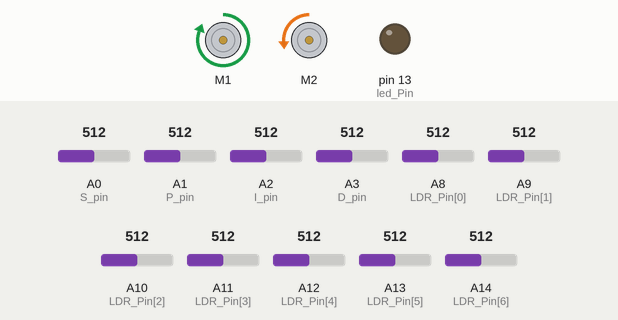
The sketch below on a simulated Arduino Mega 2560, built with avr-gcc and run on an emulated ATmega2560. On the bench: 2 × DC motor (green arrow = forward, orange = backward, longer = faster), output pins drawn as LEDs (lit = HIGH). Inputs (shaded band) come from the test bench; at power-on: A0 (S_pin) = 512, A1 (P_pin) = 512, A8 (LDR_Pin[0]) = 512, A9 (LDR_Pin[1]) = 512, A2 (I_pin) = 512, A3 (D_pin) = 512, A10 (LDR_Pin[2]) = 512, A11 (LDR_Pin[3]) = 512, A12 (LDR_Pin[4]) = 512, A13 (LDR_Pin[5]) = 512, A14 (LDR_Pin[6]) = 512.

Above: at 5.2 s.
5.3 s: A0 (S_pin) set to 716
At 6.1 s:
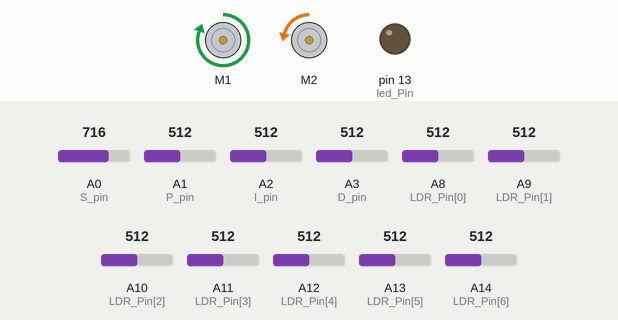
6.8 s: A1 (P_pin) set to 716
At 7.4 s:
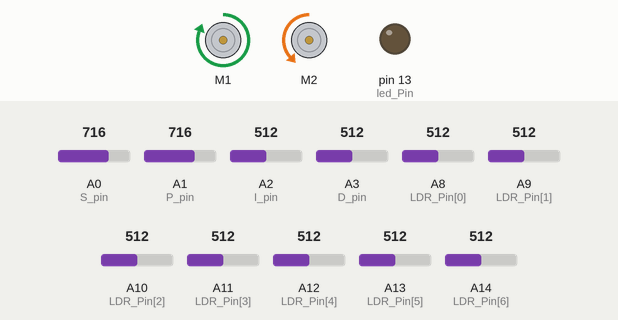
8.3 s: A8 (LDR_Pin[0]) set to 503
At 9.4 s:
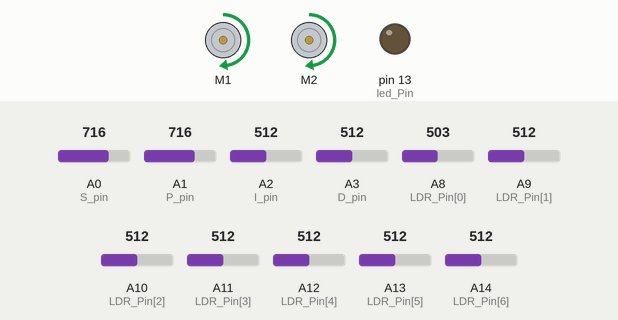
9.8 s: A0 (S_pin) set to 992
At 10.8 s:
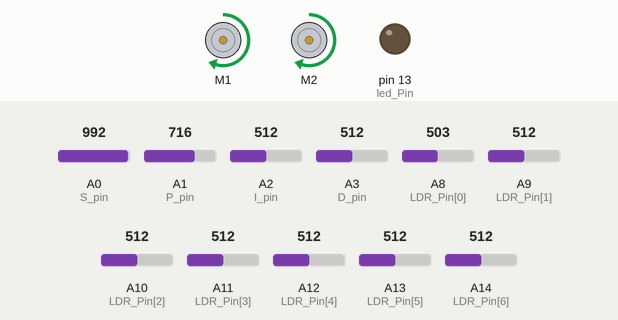
11.3 s: A9 (LDR_Pin[1]) set to 495
At 12.1 s:
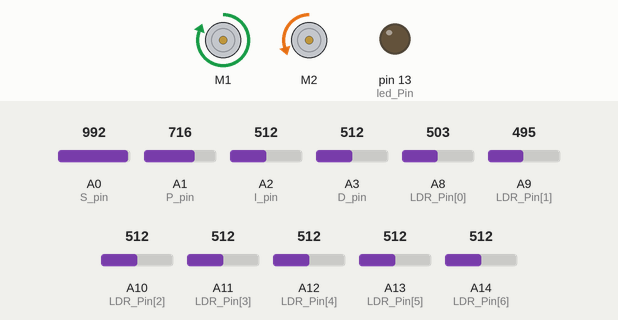
12.8 s: A8 (LDR_Pin[0]) set to 716
At 13.5 s:
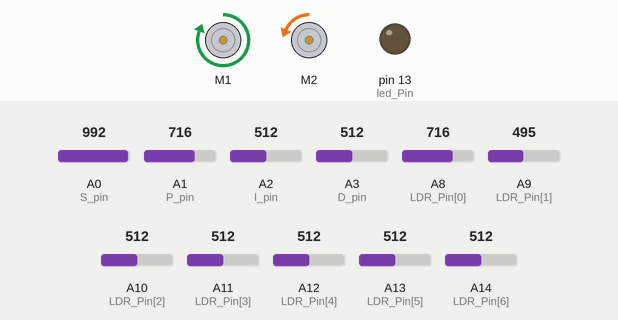
Timing chart, 0 to 15.3 s (numbered marks = the images above; inputs shaded):
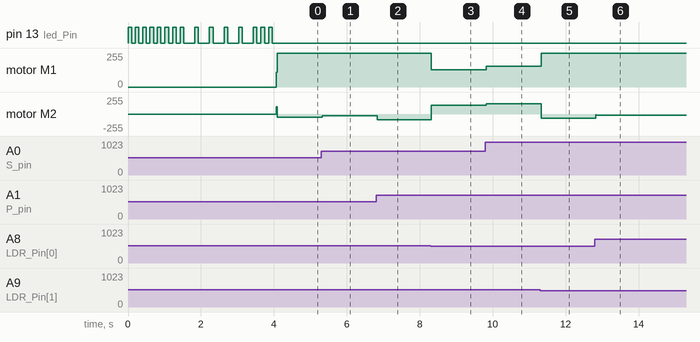

The sketch:

10_5_line_follower_code.ino
```cpp
/* ************************************************************************************************* */
// * ECE 5 Lab 4 Code: Line Following Robot with PID * //
/* ************************************************************************************************* */
// This is code for your PID controlled line following robot.
//
//
//
//
// Code Table of Contents
  // 1) Declare Variables - declares many variables as global variables so each variable can be accessed from every function
  // 2) Setup (Main) - runs once at beginning when you press button on arduino or motor drive or when you open serial monitor
  // 3) Loop (Main) - loops forever calling on a series of functions
  // 4) Calibration - makes white = 0 and black = 100 (a few seconds to prep, a few seconds on white, a few seconds to move to black, a few seconds of black)
  // 5) Read Potentiometers - reads each potentiometer
  // 6) Run Motors - runs motors
  // 7) Read Photoresistors - reads each photoresistor
  // 8) Calculate Error - calculate error from photoresistor readings
  // 9) PID Turn - takes the error and implements PID control
  // 10) Print - used for debugging but can comment out when not debugging because it slows down program

// ************************************************************************************************* //
// Declare Variables

// Variables and Libaries for Motor
  #include <Wire.h>
  #include <Adafruit_MotorShield.h>

  Adafruit_MotorShield AFMS = Adafruit_MotorShield();
  Adafruit_DCMotor *Motor1 = AFMS.getMotor(1); // you may switch 1 with 2 if needed (if you see motors responding to error in the opposite way they should be.
  Adafruit_DCMotor *Motor2 = AFMS.getMotor(2);

  int M1Sp = 60, M2Sp = 60; // this is the nominal speed for the motors when not using potentiometer
  int M1SpeedtoMotor, M2SpeedtoMotor;

// Variables for Potentiometer
  const int S_pin = A0; //proportional control
  const int P_pin = A1; //proportional control
  const int I_pin = A2; //integral control
  const int D_pin = A3; //derivative control
  int SpRead = 0; int Sp; //Speed Increase
  int kPRead = 0; //proportional gain
  int kIRead = 0; //integral gain
  int kDRead = 0; //derivative gain

// Variables for Light Sensors
  int LDR_Pin[7] = {A8,A9,A10,A11,A12,A13,A14}; // Many arrays are used in this code to simplify it
  int LDR[7]; // these are variables that have multiple elements to each variable name
              // LDR_Pin hold 7 values and A8 is the 0th element and A11 is the 4th element

// Calibration Variables
  int led_Pin = 13; /// This is a led set up to indicate what part of the calibration you are on.
  float Mn[7]; /// You could use pin 13 instead which is a built in LED to Arduino
  float Mx[7];
  float LDRf[7] = {0.,0.,0.,0.,0.,0.,0.};
  int MxRead;
  int MxIndex;
  float AveRead;
  int CriteriaForMax;
  float WeightedAve;
  int ii;
  int im0,im1,im2;

// For Motor/Control
  int Turn, M1P = 0, M2P = 0;
  float error, lasterror = 0, sumerror = 0;
  float kP,kI,kD;

// ************************************************************************************************* //
// setup - runs once
void setup() {
  Serial.begin(9600); // For serial communication set up
  AFMS.begin(); // For motor setup
  pinMode(led_Pin, OUTPUT); // Note that all analog pins used are INPUTs by default so don't need pinMode

  Calibrate(); // Calibrate black and white sensing

  ReadPotentiometers(); // Read potentiometer values (Sp, P, I, & D)

  //delay(1000);

  RunMotors(); // Starts motors forward and strait depending on Sp (Speed from potentiometer) and M1Sp/M2Sp (Nominal values)

} // end setup()

// ************************************************************************************************* //
// loop - runs/loops forever
void loop() {

  ReadPotentiometers(); // Only if you want to see Potentiometers working in set up as you run the line following

  ReadPhotoResistors(); // Read photoresistors and map to 0-100 based on calibration

  CalcError();

  PID_Turn(); // PID Control and Output to motors to turn
  RunMotors(); // Uses info from

  Print(); // Print values to serial monitor //currently commented out but could be good for debugging =)

} // end loop()

// ************************************************************************************************* //
// function to calibrate
void Calibrate() {
  // wait to make sure in position
  for (int i = 0; i < 4; i++) {
    digitalWrite(led_Pin, HIGH); // turn the LED on
    delay(100); // wait for 0.1 seconds
    digitalWrite(led_Pin, LOW); // turn the LED off
    delay(100); // wait for 0.1 seconds
  }
// Calibration
  // White Calibration
  int numMeas = 3;
  for (int i = 0; i < numMeas; i++) {
    digitalWrite(led_Pin, HIGH); // turn the LED on s
    delay(100); // wait for 0.1 seconds
    digitalWrite(led_Pin, LOW); // turn the LED off
    delay(100); // wait for 0.1 seconds

    for (int i = 0; i < 5; i++ ) {
      LDRf[i] = LDRf[i] + (float)analogRead(LDR_Pin[i]);
      delay(2);
    }
  }

  for ( int i = 0; i < 5; i++ ) {
    Mn[i] = round(LDRf[i] / (float)numMeas); // take average
    LDRf[i] = 0.;
  }

  // Time to move from White to Black Surface
  for (int i = 0; i < 5; i++) {
    digitalWrite(led_Pin, HIGH);
    delay(100);
    digitalWrite(led_Pin, LOW);
    delay(300);
  }

  // Black Calibration
  for (int i = 0; i < numMeas; i++) {
    digitalWrite(led_Pin, HIGH);
    delay(100);
    digitalWrite(led_Pin, LOW);
    delay(100);

    for (int i = 0; i < 5; i++) {
      LDRf[i] = LDRf[i] + (float) analogRead(LDR_Pin[i]);
      delay(2);
    }
  }

  for (int i = 0; i < 5; i++ ) {
    Mx[i] = round(LDRf[i] / (float)numMeas); // take average
    LDRf[i]=0.;
  }

} // end Calibrate()

// ************************************************************************************************* //
// function to read and map values from potentiometers
void ReadPotentiometers() {
  SpRead = map(analogRead(S_pin),0,1023,0,100); Sp=SpRead;
  kPRead = map(analogRead(P_pin),0,1023,0,250);
  kIRead = map(analogRead(I_pin),0,1023,0,0);
  kDRead = map(analogRead(D_pin),0,1023,0,300);
} // end ReadPotentiometers()

// ************************************************************************************************* //
// function to start motors using nominal speed + speed addition from potentiometer
void RunMotors() {
  M1SpeedtoMotor = min(M1Sp+Sp+M1P,255); // limits speed to 255
  M2SpeedtoMotor = min(M2Sp+Sp+M2P,255); // remember M1Sp & M2Sp is defined at beginning of code (default 60)

  Motor1->setSpeed(abs(M1SpeedtoMotor));
  Motor2->setSpeed(abs(M2SpeedtoMotor));

  // Motor 1 control
  if (M1SpeedtoMotor > 0) {
    Motor1->run(FORWARD);
  }
  else {
    Motor1->run(BACKWARD);
  }
  // Motor 2 control
  if (M2SpeedtoMotor > 0) {
    Motor2->run(FORWARD);
  }
  else {
    Motor2->run(BACKWARD);
  }

} // end RunMotors()

// ************************************************************************************************* //
// function to read photo resistors, map from 0 to 100, and find darkest photo resitor (MxIndex)
void ReadPhotoResistors() {
  for (int i = 0; i < 7; i++) {
    LDR[i] = map(analogRead(LDR_Pin[i]), Mn[i], Mx[i], 0, 100);
    delay(2);
  }
} // end ReadPhotoResistors()

// ************************************************************************************************* //
// Calculate error from photoresistor readings
void CalcError() {
  MxRead = -99;
  AveRead = 0.0;
  for (int i = 0; i < 7; i++) {
    if (MxRead < LDR[i]) {
      MxRead = LDR[i];
      MxIndex = -1 * (i-3);
      im1 = (float)i;
    }
    AveRead = AveRead + (float)LDR[i]/7.;
  }
  CriteriaForMax = 2; // max should be at least twice as big as the other values
  if (MxRead > CriteriaForMax*AveRead) {
    if (im1 != 0 && im1 != 6) {
      im0 = im1 - 1;
      im2 = im1 + 1;
      WeightedAve = ((float)(LDR[im0] * im0 + LDR[im1]*im1 + LDR[im2] * im2))/((float)(LDR[im0] + LDR[im1] + LDR[im2]));
      error = -1 * (WeightedAve - 3);
    }
    else if (im1 == 0) {
      im2 = im1 + 1;
      WeightedAve = ((float)(LDR[im1]*im1 + LDR[im2]*im2))/((float)(LDR[im1]+LDR[im2]));
      error = -1 * (WeightedAve - 3);
    }
    else if (im1 == 6) {
      im0 = im1 - 1;
      WeightedAve = ((float)(LDR[im0]*im0 + LDR[im1]*im1))/((float)(LDR[im0]+LDR[im1]));
      error = -1 * (WeightedAve - 3);
    }
  }

  if (isnan(error)) {
    error = lasterror;
  } else {
    error = error;
  }
} // end CalcError()

// ************************************************************************************************* //
// function to make a turn ( a basic P controller)
void PID_Turn() {
  // *Read values are between 0 and 100, scale to become PID Constants
  kP = (float)kPRead / 2; // each of these scaling factors can change depending on how influential you want them to be
  kI = (float)kIRead / 10.; // the potentiometers will also scale them
  kD = (float)kDRead / 10.;
  // error holds values from -3 to 3

  Turn = error * kP + sumerror * kI + (error - lasterror) * kD; //PID!!!!!

  sumerror = sumerror + error;
  if (sumerror > 5) {sumerror = 5;} // prevents integrator wind-up
  else if (sumerror < -5) {sumerror = -5;}

  lasterror = error;

  if      (Turn < 0) { M1P = Turn; M2P = -Turn;} //One motor becomes slower and the other faster
  else if (Turn > 0) {M1P = Turn ; M2P = -Turn;}
  else               {M1P = 0 ; M2P = 0;}
} // end PID_Turn()

// ************************************************************************************************* //
// function to print values of interest
void Print() {
//  Serial.print(Turn); Serial.print(" ");
//  Serial.print(error); Serial.print(" ");
//  Serial.print(sumerror); Serial.print(" ");
//  Serial.print(lasterror); Serial.print(" ");
//
//  Serial.print(SpRead); Serial.print(" "); // Initial Speed addition from potentiometer
//  Serial.print(kP); Serial.print(" "); // PID values from potentiometers after scaling
//  Serial.print(kI); Serial.print(" ");
//  Serial.print(kD); Serial.print(" ");
//
//  Serial.print(LDR[0]); Serial.print(" "); // Each photo resistor value is shown
//  Serial.print(LDR[1]); Serial.print(" ");
//  Serial.print(LDR[2]); Serial.print(" ");
//  Serial.print(LDR[3]); Serial.print(" ");
//  Serial.print(LDR[4]); Serial.print(" ");
//  Serial.print(LDR[5]); Serial.print(" ");
//  Serial.print(LDR[6]); Serial.print(" ");
//
//  Serial.print(MxRead); Serial.print(" "); // the maximum value from the photo resistors is shown again
//  Serial.print(MxIndex);Serial.print(" "); // this is the index of that maximum (0 through 6) (aka which element in LDR)
//  Serial.print(error); Serial.print(" "); // this will show the calculated error (-3 through 3)
//
//  Serial.print(M1SpeedtoMotor); Serial.print(" "); // This prints the arduino output to each motor so you can see what the values (0-255)
//  Serial.println(M2SpeedtoMotor); // that are sent to the motors would be without actually needing to power/run the motors
//
//  delay(100); //just here to slow down the output for easier reading if wanted
//                 // ensure delay is commented when actually running your robot or this will slow down sampling too much
} // end Print()
```

Measured:
- the behaviour switches between 512 and 511 on A8 (LDR_Pin[0]) (found by bisection; images 2 and 3)
- the behaviour switches between 512 and 511 on A9 (LDR_Pin[1]) (found by bisection; images 4 and 5)
- after the input at 5.3 s, motor M2: backward 46/255 → backward 27/255 at once
- after the input at 6.8 s, motor M2: backward 27/255 → backward 88/255 at once
- after the input at 8.3 s, motor M1: forward 255/255 → forward 129/255 at once; motor M2: backward 88/255 → forward 129/255 at once
- after the input at 9.8 s, motor M1, motor M2: forward 129/255 → forward 156/255 at once
- after the input at 11.3 s, motor M1: forward 156/255 → forward 255/255 at once; motor M2: forward 156/255 → backward 61/255 at once
- after the input at 12.8 s, motor M2: backward 61/255 → backward 18/255 at once
